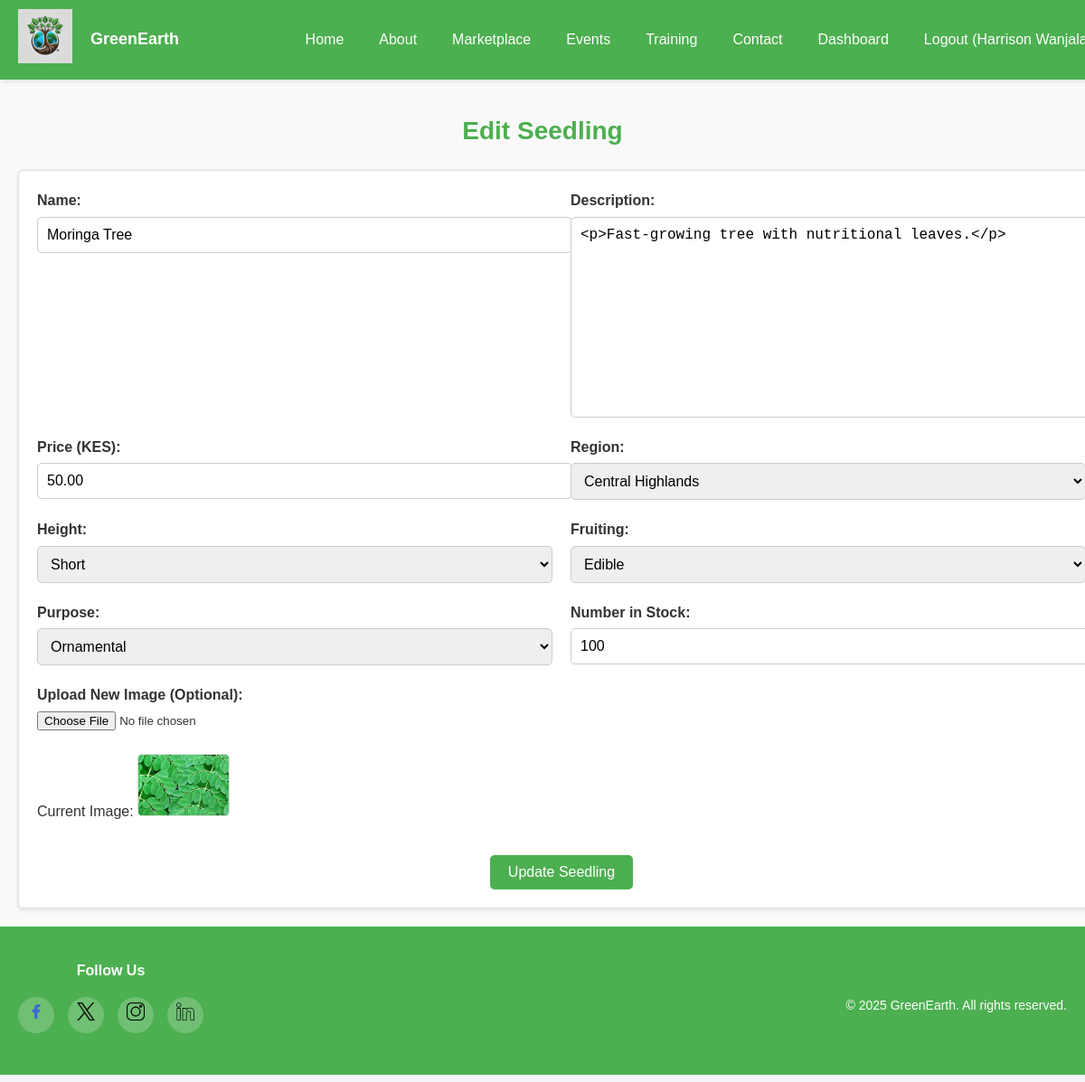
Page /edit_seedling.php?id=10 (signed in) on the committed database.
### tables this page shows
CREATE TABLE `seedlings` (
  `id` int(11) NOT NULL,
  `name` varchar(255) NOT NULL,
  `description` text DEFAULT NULL,
  `price` decimal(10,2) DEFAULT NULL,
  `image` varchar(255) DEFAULT NULL,
  `created_at` timestamp NOT NULL DEFAULT current_timestamp(),
  `region` varchar(255) NOT NULL,
  `height` enum('tall','short') DEFAULT NULL,
  `fruit` enum('edible','non-edible') DEFAULT NULL,
  `purpose` enum('ornamental','timber','shade') DEFAULT NULL,
  `stock` int(11) DEFAULT 0
);

### edit_seedling.php (the view, shortened to what this page needs)
<?php
include 'php/header.php';
include 'php/db.php';
$seedling_id = isset($_GET['id']) ? (int)$_GET['id'] : 0;
$sql = "SELECT * FROM seedlings WHERE id = ?";
$stmt = $conn->prepare($sql);
$stmt->bind_param("i", $seedling_id);
$stmt->execute();
$result = $stmt->get_result();
if ($result->num_rows > 0) {
    $seedling = $result->fetch_assoc();
} else {
    echo '<p class="error-message">Seedling not found.</p>';
    exit;
}
?>
<section class="edit-seedling">
    <h2>Edit Seedling</h2>
    <form method="POST" enctype="multipart/form-data" id="seedling-form">
        <div class="form-column">
            <label for="name">Name:</label>
            <input type="text" id="name" name="name" value="<?php echo htmlspecialchars($seedling['name']); ?>" required>
        </div>
        <div class="form-column">
            <label for="description">Description:</label>
            <textarea id="description" name="description" required><?php echo htmlspecialchars($seedling['description']); ?></textarea>
        </div>
        <div class="form-column">
            <label for="price">Price (KES):</label>
            <input type="number" id="price" name="price" step="0.01" min="0" value="<?php echo htmlspecialchars($seedling['price']); ?>" required>
        </div>
        <div class="form-column">
            <label for="region">Region:</label>
            <select id="region" name="region" required>
                <option value="Central Highlands" <?php echo ($seedling['region'] == 'Central Highlands') ? 'selected' : ''; ?>>Central Highlands</option>
            </select>
        </div>
        <div class="form-column">
            <label for="height">Height:</label>
            <select id="height" name="height" required>
                <option value="short" <?php echo ($seedling['height'] == 'short') ? 'selected' : ''; ?>>Short</option>
            </select>
        </div>
        <div class="form-column">
            <label for="fruit">Fruiting:</label>
            <select id="fruit" name="fruit" required>
                <option value="edible" <?php echo ($seedling['fruit'] == 'edible') ? 'selected' : ''; ?>>Edible</option>
            </select>
        </div>
        <div class="form-column">
            <label for="purpose">Purpose:</label>
            <select id="purpose" name="purpose" required>
                <option value="ornamental" <?php echo ($seedling['purpose'] == 'ornamental') ? 'selected' : ''; ?>>Ornamental</option>
            </select>
        </div>
        <div class="form-column">
            <label for="stock">Number in Stock:</label>
            <input type="number" id="stock" name="stock" min="0" value="<?php echo htmlspecialchars($seedling['stock'] ?? 0); ?>" required>
        </div>
        <div class="form-column">
            <label for="image">Upload New Image (Optional):</label>
            <input type="file" id="image" name="image" accept="image/*">
            <p>Current Image:
                <img src="<?php echo htmlspecialchars($seedling['image'] ?? 'images/default-tree.jpg'); ?>" alt="<?php echo htmlspecialchars($seedling['name']); ?>" style="max-width: 100px; max-height: 100px;">
            </p>
        </div>
        <div class="form-actions">
            <button type="submit" class="button">Update Seedling</button>
        </div>
    </form>
</section>
<?php include 'php/footer.php'; ?>

### css/styles.css (style rules this page uses)
body { margin-top: 80px; font-family: Arial, sans-serif; margin-left: 0; margin-right: 0; padding: 0; background-color: #f4f4f9; color: #333; line-height: 1.6; }
form { max-width: 400px; margin: 0 auto; padding: 20px; background-color: white; border: 1px solid #ddd; border-radius: 5px; box-shadow: 0 2px 5px rgba(0, 0, 0, 0.1); }
form label { display: block; margin-bottom: 5px; font-weight: bold; }
form input[type="text"], form input[type="email"], form input[type="password"] { width: 100%; padding: 10px; margin-bottom: 15px; border: 1px solid #ccc; border-radius: 5px; }
form .form-actions { display: flex; justify-content: space-between; align-items: center; }
form button { background-color: #4CAF50; color: white; padding: 10px 20px; border: none; border-radius: 5px; cursor: pointer; transition: background-color 0.3s ease; }
.button { background-color: #4CAF50; color: white; padding: 10px 20px; border: none; border-radius: 5px; cursor: pointer; transition: background-color 0.3s ease; text-decoration: none; display: inline-block; }
.edit-seedling { display: flex; flex-direction: column; align-items: center; justify-content: center; min-height: 100vh; background-color: #f9f9f9; padding: 20px; }
.edit-seedling h2 { font-size: 28px; color: #4CAF50; margin-bottom: 20px; text-align: center; }
.edit-seedling form { width: 100%; max-width: 1200px; background-color: white; border: 1px solid #ddd; border-radius: 5px; box-shadow: 0 2px 5px rgba(0, 0, 0, 0.1); padding: 20px; display: grid; gap: 20px; }
@media (min-width: 768px) { .edit-seedling form { grid-template-columns: repeat(2, 1fr); } }
@media (min-width: 768px) { .edit-seedling .form-column:nth-child(odd) { grid-column: 1 / 2; } }
@media (min-width: 768px) { .edit-seedling .form-column:nth-child(even) { grid-column: 2 / 3; } }
@media (min-width: 768px) { .edit-seedling .form-actions { grid-column: span 2; } }
.edit-seedling .form-column { display: flex; flex-direction: column; }
.edit-seedling label { font-weight: bold; margin-bottom: 5px; color: #333; }
.edit-seedling input[type="text"], .edit-seedling input[type="number"], .edit-seedling select { width: 100%; padding: 10px; border: 1px solid #ccc; border-radius: 5px; font-size: 16px; transition: border-color 0.3s ease; }
.edit-seedling textarea { width: 100%; padding: 10px; border: 1px solid #ccc; border-radius: 5px; font-size: 16px; transition: border-color 0.3s ease; resize: vertical; height: 200px; }
.edit-seedling .form-column img { max-width: 100px; max-height: 100px; border: 1px solid #ddd; border-radius: 5px; margin-top: 10px; object-fit: cover; }
.edit-seedling .form-actions { display: flex; justify-content: center; }
.edit-seedling button { background-color: #4CAF50; color: white; padding: 10px 20px; border: none; border-radius: 5px; cursor: pointer; font-size: 16px; transition: background-color 0.3s ease; }

### rows in the picture
seedlings: name "Moringa Tree", description "<p>Fast-growing tree with nutritional leaves.</p>", price "50.00", region "Central Highlands", height "Short", fruit "Edible", purpose "Ornamental", stock "100", image (picture)

### other values in the picture
$username "Harrison…"
